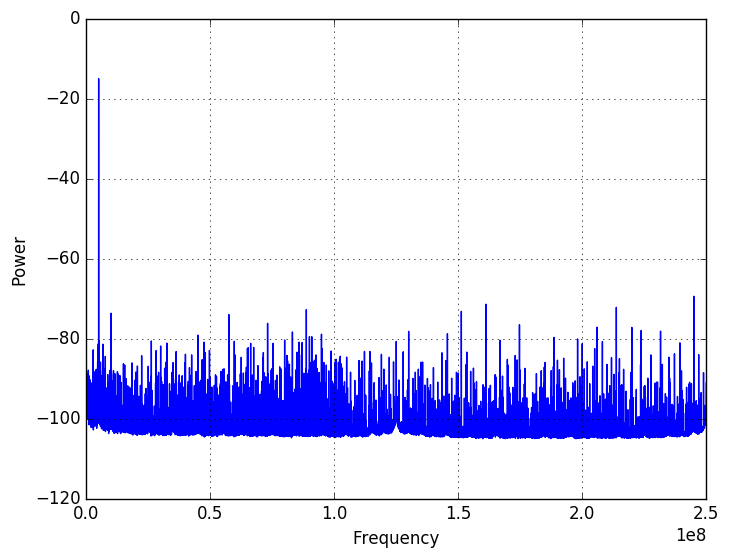

Source code (Python):
# -----------------------------------------------------------------------------
# Copyright (c) 2016-2021, DSPlogic, Inc.  All Rights Reserved.
#
# RESTRICTED RIGHTS
# Use of this software is permitted only with a software license agreement.
#
# Details of the software license agreement are in the file LICENSE.txt,
# distributed with this software.
# -----------------------------------------------------------------------------

import logging
import unittest

import numpy as np

from pyspectro.applib.acq_control import AcquisitionControlInterface
from pyspectro.apps import UHSFFTS_32k
from pyspectro.apps import UHSFFTS_4k_complex

logger = logging.getLogger(__name__)
logging.basicConfig(level=logging.INFO, format="%(relativeCreated)5d %(name)-15s %(levelname)-8s %(message)s")

from pyspectro.gui.mpl_figure import SpectrumFigure

import matplotlib.pyplot as plt


class Test(unittest.TestCase):
    def setUp(self):

        self.resourceName = "PXI4::4-0.0::INSTR"

        # self.ffts = UHSFFTS_32k(self.resourceName)
        self.ffts = UHSFFTS_4k_complex(self.resourceName)

        self.ffts.connect()

        self.ffts.instrument.Calibration.SelfCalibrate()

        self.ffts.numAverages = 8192

        self.acqControl = AcquisitionControlInterface(self.ffts)

        self.ffts.downsample_ratio = 1

        self.Fs = self.ffts.sampleRate
        print("Fs={}".format(self.Fs))

        self.specFig = SpectrumFigure(
            Nfft=self.ffts.Nfft,
            sampleRate=self.ffts.sampleRate,
            complexData=self.ffts.app.complexData,
            numAverages=self.ffts.numAverages,
            voltageRange=self.ffts.instrument.Channels["Channel1"].Range,
        )

        """ Test Digital CW Generator """
        self.ffts._testMode = True
        self.ffts._testFreq = 100e6
        self.ffts.disablePolyphase = False

    def tearDown(self):

        self.acqControl.terminate()
        self.ffts.disconnect()

    def testSingle(self):

        #: Start acquisition controller thread
        self.acqControl.initialize()

        self.acqControl.send_command("start")

        self.acqControl.dataReady.wait()

        with self.acqControl.buffer.lock:

            logger.debug("Acquired buffer lock")

            if self.acqControl.buffer.fftdata is not None:

                self.specFig.ydata = self.acqControl.buffer.fftdata
                self.specFig.redraw()
                plt.ion()
                plt.show()

                plt.pause(1)
                plt.savefig("test_acq_control.png", bbox_inches="tight")

            else:
                logger.warning("Buffer empty")

        self.acqControl.dataReady.clear()

    def testContinuous(self):
        """Test continuous acquisiton with minimal data processing"""
        #: Start acquisition controller thread
        self.acqControl.initialize()

        self.ffts.continuousMode = True

        self.acqControl.send_command("start")

        period = self.ffts.Nfft * 1 / self.ffts.sampleRate * self.ffts.numAverages
        logger.info('Measurement period: {}'.format(period))

        if self.ffts.app.complexData:
            nWordsPerMeasurement = self.ffts.Nfft
        else:
            nWordsPerMeasurement = self.ffts.Nfft / 2

        bytesPerWord = 4
        bytesPerSecond = nWordsPerMeasurement / period * bytesPerWord

        logger.info("Required throughput: %s bytes/sec" % bytesPerSecond)

        freq_step = self.ffts.sampleRate / self.ffts.Nfft
        freq_init = -self.ffts.sampleRate / 2


        #: Process 10 sequential measurements
        for k in range(10):

            # Wait for data to be ready
            self.acqControl.dataReady.wait()

            # Acquire buffer lock
            with self.acqControl.buffer.lock:

                if self.acqControl.buffer.fftdata is not None:

                    # Read data from buffer
                    fftdata = self.acqControl.buffer.fftdata

                    # Perform some basic processing (get max value)
                    max_value = np.amax(fftdata)
                    max_idx = np.argmax(fftdata)
                    max_freq = freq_init + freq_step * max_idx
                    logger.info("Max value: {} @ freq {} MHz".format(max_value, max_freq/1.0e6))

                else:
                    logger.warning("Buffer empty")

            # Clear data ready flag
            self.acqControl.dataReady.clear()

        self.acqControl.send_command("stop")
        from pyspectro.common.atom_helpers import prettyMembers

        logger.debug(prettyMembers(self.acqControl.buffer.stats))

if __name__ == "__main__":
    # import sys;sys.argv = ['', 'Test.testName']
    unittest.main()
